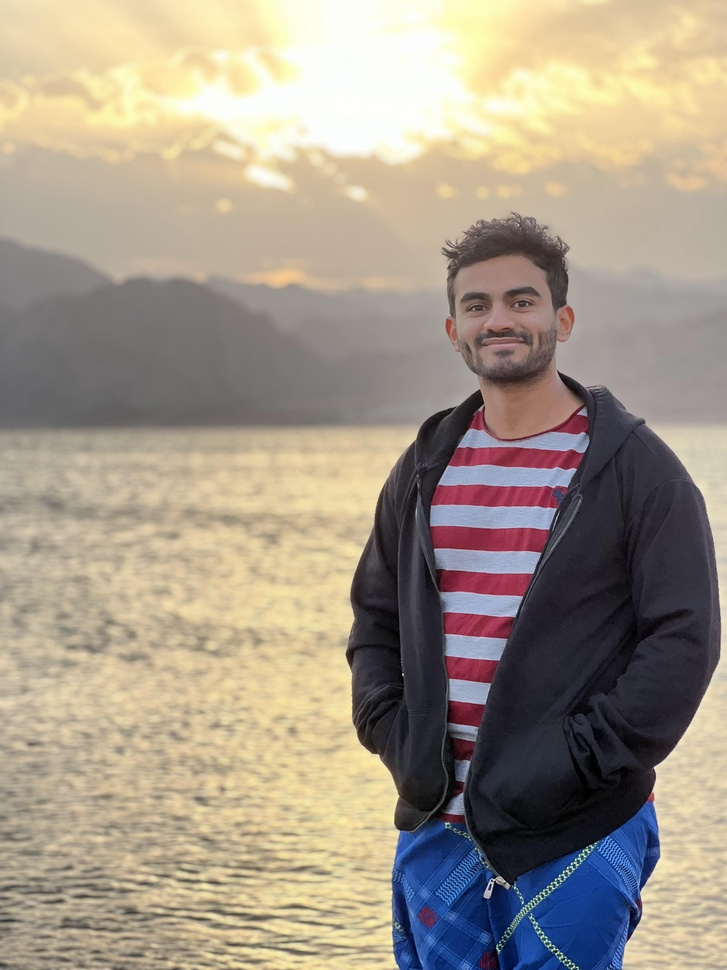
#> input picture IMG_0178.JPG, 727 x 970 px, shrunk from 3024 x 4032 before the run
$ jupyter execute --allow-errors 'face detection.ipynb'
#> lines starting #> are read from the running program, lines starting #| are printed output that depends on the picture; after the words box and inside, x2 and y2 are one past the last pixel; in counts of white or black regions, pixels touching at a corner belong together
# face detection in python using built in libraries

This code loads an image from the file system using the cv2.imread function and displays it using cv2.imshow. It then loads a face detection classifier using the CascadeClassifier method from the opencv-python library.

The code applies face detection on the image using the detectMultiScale method and checks if at least one face was detected. If faces are detected, the code loops through all detected faces, crops the original image to just the person's face, and stores it as a separate image using cv2.imwrite. The face images are stored using a unique filename that includes the index of the face.

Finally, the code displays the original image with rectangles around the detected faces using cv2.rectangle and waits for a key press before closing the window using cv2.waitKey and cv2.destroyAllWindows. If no faces are detected in the image, the code prints a message indicating that no faces were detected.

[cell 1]
# useful imports
#converting the HEIC files to JPG
import os
from PIL import Image
import pillow_heif
import cv2
import numpy as np

[cell 2]
# load a random image with a person from the internet
img = cv2.imread('IMG_0178.JPG', cv2.IMREAD_UNCHANGED)
#> img is the input picture: shape (970, 727, 3); mean B, G, R 136.3, 151.7, 162.9
cv2.imshow("original Image", img)
cv2.waitKey(0)
cv2.destroyAllWindows()

# load the face detection classifier
face_cascade = cv2.CascadeClassifier(cv2.data.haarcascades + "haarcascade_frontalface_default.xml")

# apply face detection on the image
gray = cv2.cvtColor(img, cv2.COLOR_BGR2GRAY)
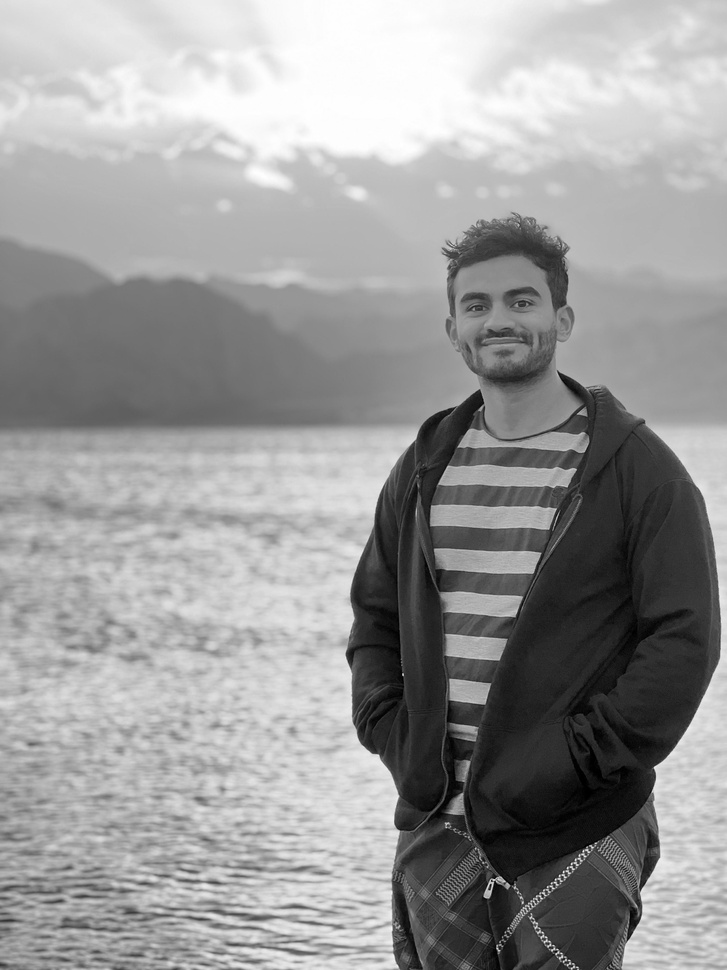
#> gray: shape (970, 727); min 0, max 255, mean 153.3
faces = face_cascade.detectMultiScale(gray, 1.3, 5)
#> faces = [[435, 251, 131, 131]]

# check if at least one face was detected
if len(faces) > 0:
    # loop through all detected faces and store them
    for i, (x, y, w, h) in enumerate(faces):
        crop_img = img[y:y+h, x:x+w]
        cv2.imwrite(f"face_{i}.jpg", crop_img)
#> this loop made 1 pass
#> pass 1, `crop_img = img[y:y+h, x:x+w]`:
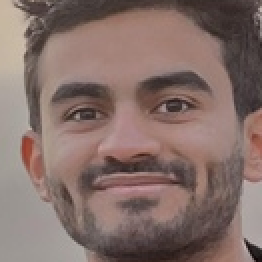
#> crop_img: shape (131, 131, 3) (shown 2 times larger); mean B, G, R 105.2, 111, 132.8

    # display the original image with rectangles around the detected faces
    for (x, y, w, h) in faces:
        cv2.rectangle(img, (x, y), (x+w, y+h), (0, 255, 0), 2)
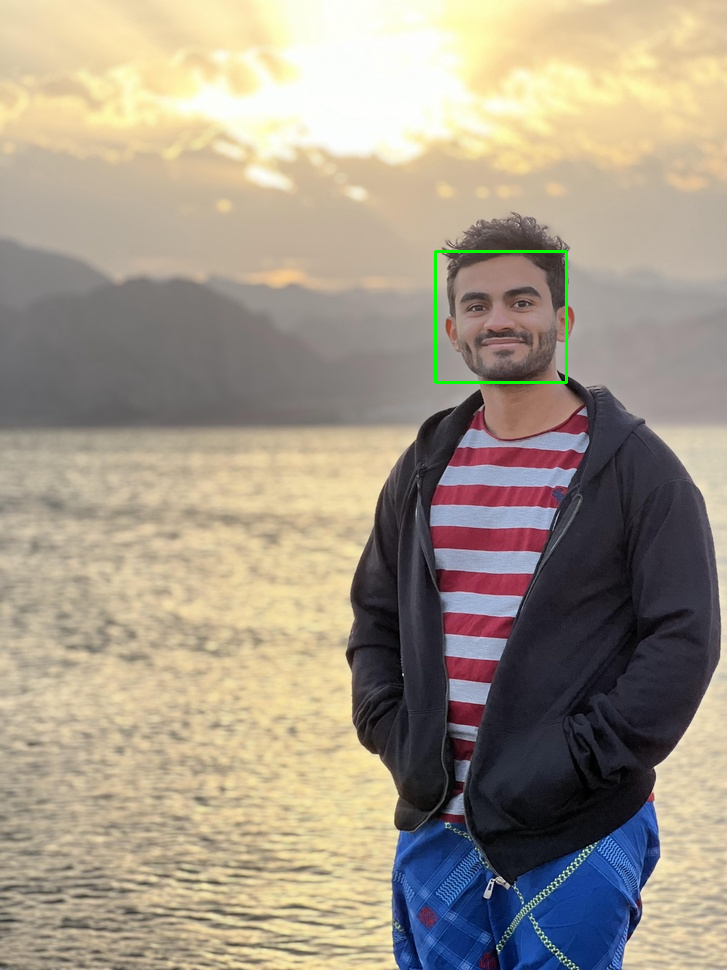
#> img: shape (970, 727, 3); 0.22% of pixels changed, all inside (x1, y1, x2, y2) = (434, 250, 568, 384)
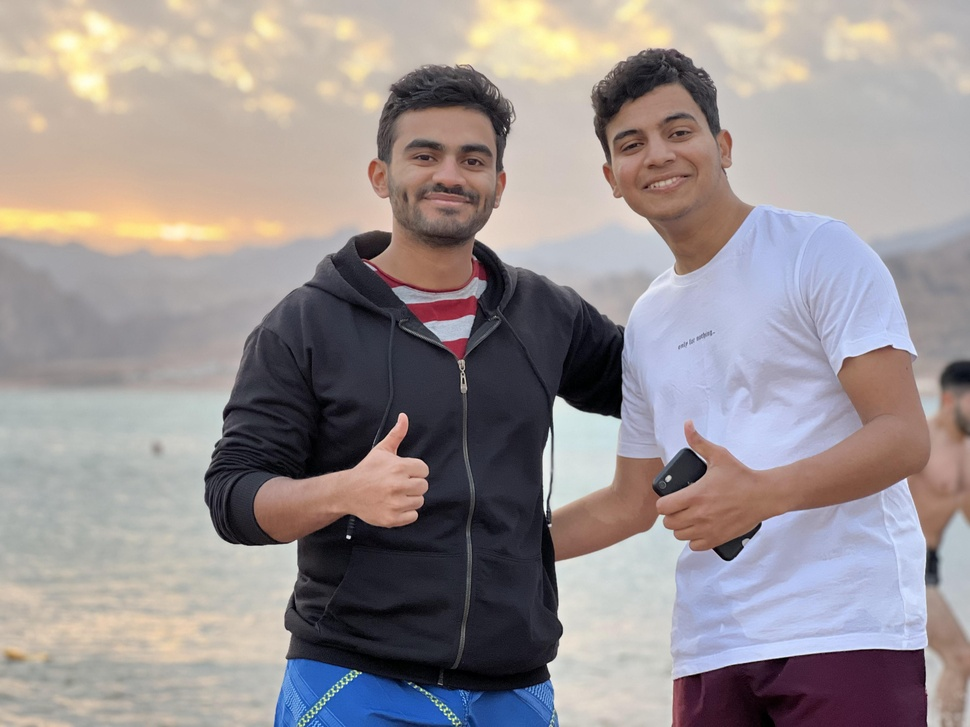
#> input picture IMG_0230.JPG, 970 x 727 px, shrunk from 4032 x 3024 before the run
#> further down, original_image is the input picture: shape (727, 970, 3); mean B, G, R 146, 145.7, 153.8
    cv2.imshow("Detected Faces", img)
    cv2.waitKey(0)
    cv2.destroyAllWindows()
else:
    print("No faces were detected in the image.")

## Below we will make this into a function

[cell 3]
import cv2
import urllib.request
import numpy as np

def detect_and_crop_faces(image_url):
    # Load the image from the URL
#> called with image_url = 'IMG_0230.JPG'
    img = cv2.imread(image_url, cv2.IMREAD_UNCHANGED)

    # Load the face detection classifier
    face_cascade = cv2.CascadeClassifier(cv2.data.haarcascades + "haarcascade_frontalface_default.xml")

    # Apply face detection on the image
    gray = cv2.cvtColor(img, cv2.COLOR_BGR2GRAY)
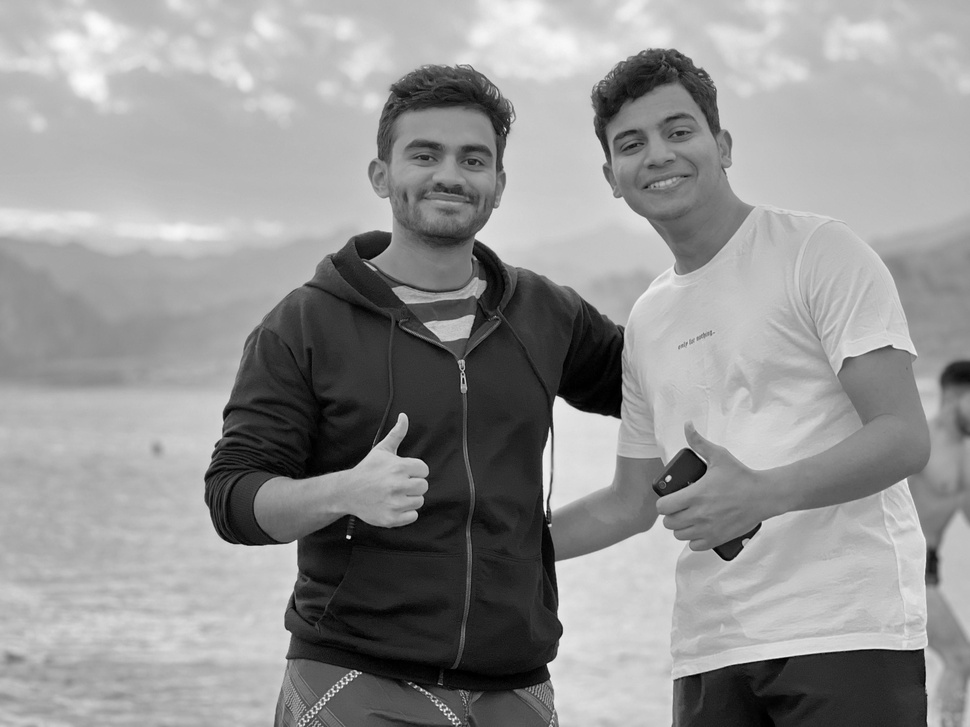
#> gray: shape (727, 970); min 0, max 254, mean 148.2
    faces = face_cascade.detectMultiScale(gray, 1.3, 5)
#> faces = [[592, 87, 130, 130], [382, 103, 136, 136]]

    # Check if at least one face was detected
    if len(faces) > 0:
        # Initialize an empty list to store the cropped face images
        face_images = []

        # Loop through all detected faces and store them
        for (x, y, w, h) in faces:
            crop_img = img[y:y+h, x:x+w]
            face_images.append(crop_img)
#> this loop made 2 passes
#> pass 1, in detect_and_crop_faces, `crop_img = img[y:y+h, x:x+w]`:
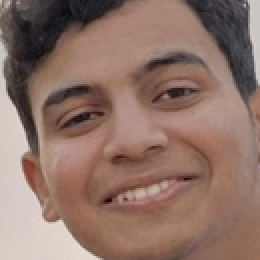
#> crop_img: shape (130, 130, 3) (shown 2 times larger); mean B, G, R 103.7, 114.3, 142.7
#> pass 2, in detect_and_crop_faces, `crop_img = img[y:y+h, x:x+w]`:
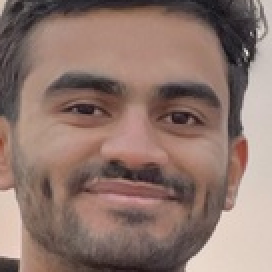
#> crop_img: shape (136, 136, 3) (shown 2 times larger); mean B, G, R 109.3, 117.8, 142.6
#> after the loop, face_images = 2 items

        # Return the array of cropped face images
        return np.array(face_images)
    else:
        print("No faces were detected in the image.")
        return None

#try it out
image_url = "IMG_0230.JPG"
#show the image in the notebook
original_image = cv2.imread(image_url)
cv2.imshow("original Image", original_image)
cv2.waitKey(0)
cv2.destroyAllWindows()

#> (the rest of this cell did not finish here and is left out)
